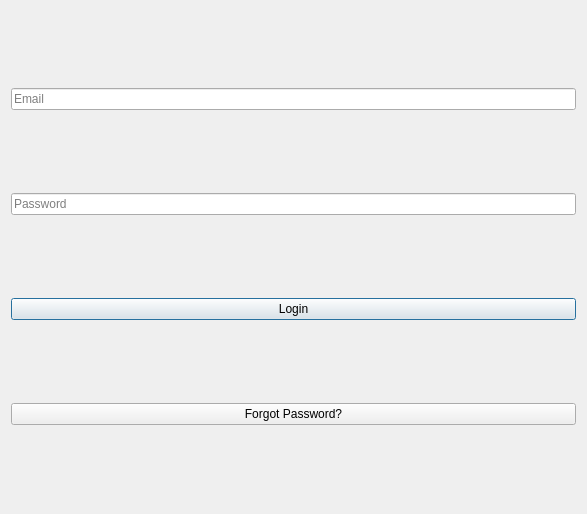
<?xml version="1.0" encoding="UTF-8"?>
<ui version="4.0">
 <class>LoginForm</class>
 <widget class="QDialog" name="LoginForm">
  <property name="geometry">
   <rect>
    <x>0</x>
    <y>0</y>
    <width>587</width>
    <height>514</height>
   </rect>
  </property>
  <property name="windowTitle">
   <string>Login</string>
  </property>
  <layout class="QVBoxLayout" name="verticalLayout">
   <item>
    <widget class="QLineEdit" name="lineEditEmail">
     <property name="placeholderText">
      <string>Email</string>
     </property>
    </widget>
   </item>
   <item>
    <widget class="QLineEdit" name="lineEditPassword">
     <property name="echoMode">
      <enum>QLineEdit::EchoMode::Password</enum>
     </property>
     <property name="placeholderText">
      <string>Password</string>
     </property>
    </widget>
   </item>
   <item>
    <widget class="QPushButton" name="btnLogin">
     <property name="text">
      <string>Login</string>
     </property>
    </widget>
   </item>
   <item>
    <widget class="QPushButton" name="btnForgotPassword">
     <property name="text">
      <string>Forgot Password?</string>
     </property>
    </widget>
   </item>
  </layout>
 </widget>
 <resources/>
 <connections/>
</ui>
